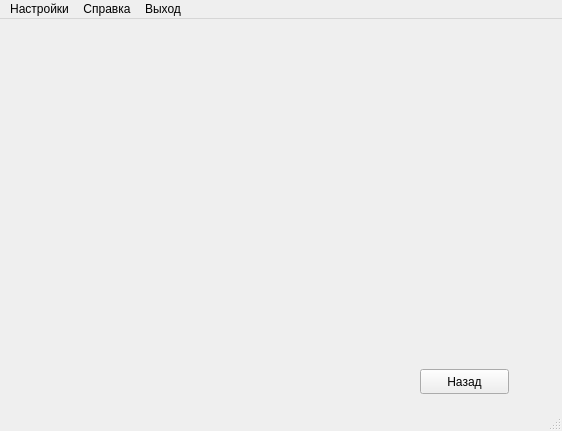
<?xml version="1.0" encoding="UTF-8"?>
<ui version="4.0">
 <class>MainWindow</class>
 <widget class="QMainWindow" name="MainWindow">
  <property name="geometry">
   <rect>
    <x>0</x>
    <y>0</y>
    <width>562</width>
    <height>431</height>
   </rect>
  </property>
  <property name="windowTitle">
   <string>MainWindow</string>
  </property>
  <widget class="QWidget" name="centralwidget">
   <widget class="QWidget" name="widget" native="true">
    <property name="geometry">
     <rect>
      <x>20</x>
      <y>20</y>
      <width>501</width>
      <height>321</height>
     </rect>
    </property>
   </widget>
   <widget class="QPushButton" name="Back">
    <property name="geometry">
     <rect>
      <x>420</x>
      <y>350</y>
      <width>89</width>
      <height>25</height>
     </rect>
    </property>
    <property name="text">
     <string>Назад</string>
    </property>
   </widget>
  </widget>
  <widget class="QMenuBar" name="menubar">
   <property name="geometry">
    <rect>
     <x>0</x>
     <y>0</y>
     <width>562</width>
     <height>22</height>
    </rect>
   </property>
   <widget class="QMenu" name="menu">
    <property name="title">
     <string>Настройки</string>
    </property>
   </widget>
   <widget class="QMenu" name="menu_2">
    <property name="title">
     <string>Справка</string>
    </property>
   </widget>
   <widget class="QMenu" name="menu_3">
    <property name="title">
     <string>Выход</string>
    </property>
   </widget>
   <addaction name="menu"/>
   <addaction name="menu_2"/>
   <addaction name="menu_3"/>
  </widget>
  <widget class="QStatusBar" name="statusbar"/>
 </widget>
 <resources/>
 <connections/>
</ui>
